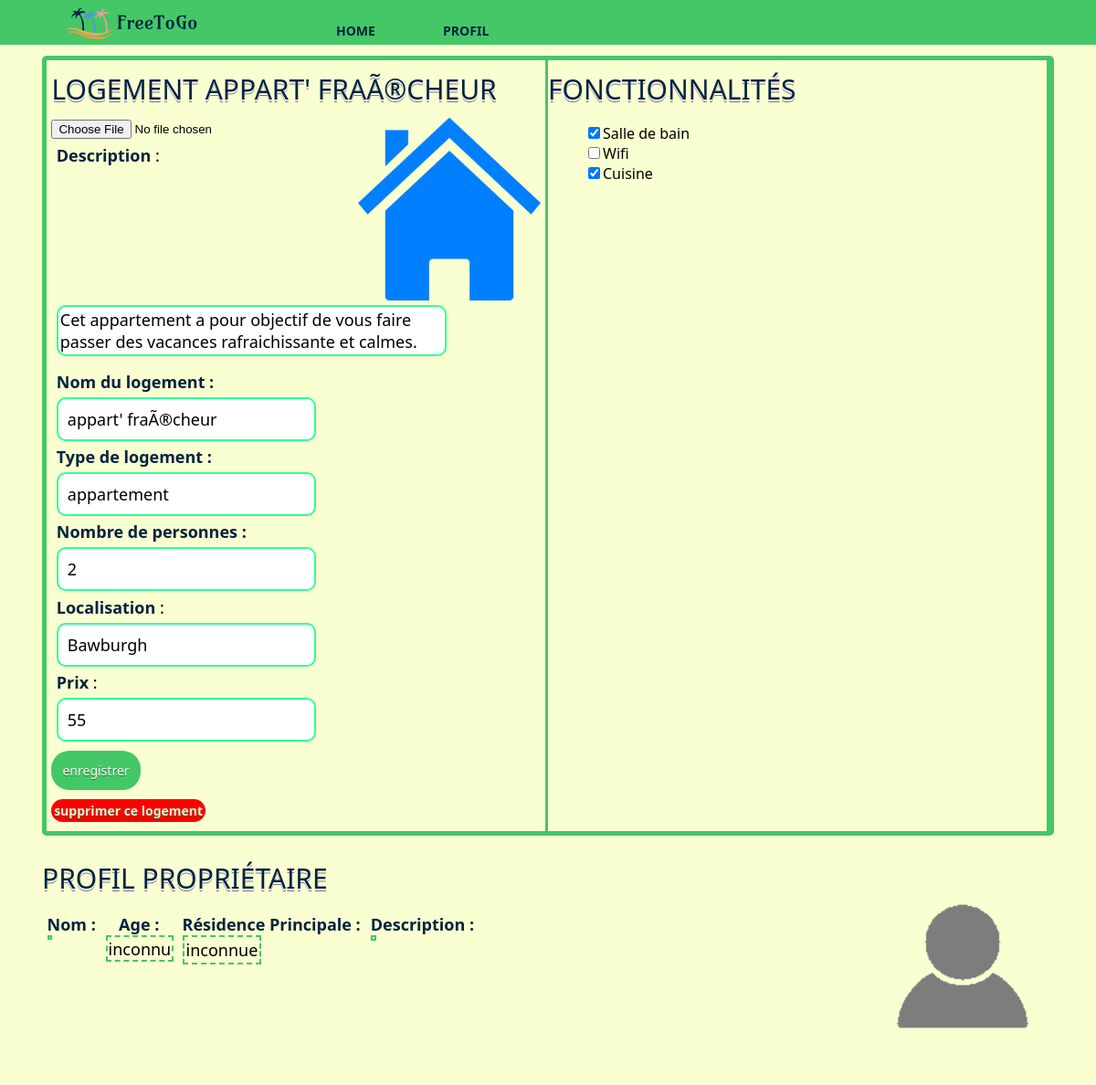
Page /modifierLogement.php?idLogement=4 on the committed database.
### tables this page shows
CREATE TABLE IF NOT EXISTS `logement` (
	`idLogement` int(11) NOT NULL AUTO_INCREMENT,
	`prix` int(11) NOT NULL,
	`type` varchar(30) NOT NULL,
	`idClient` int(11) NOT NULL,
	`nomLogement` varchar(30) NOT NULL,
	`effectif` int(11) DEFAULT NULL,
	`adresse` varchar(90) DEFAULT NULL,
	`photo` varchar(50) DEFAULT NULL,
	`description` varchar(240) DEFAULT NULL,
	`ville` varchar(30) DEFAULT NULL,
	`pays` varchar(30) DEFAULT NULL,
	`wifi` BOOL DEFAULT FALSE,
	`cuisine` BOOL DEFAULT FALSE,
	`salledebain` BOOL DEFAULT FALSE,
	FOREIGN KEY (`idClient`) REFERENCES client(`idClient`),
	PRIMARY KEY (`idLogement`)
);

### public_html/include/fonctions.php (called while the page is built, shortened)
<?php
function gererPhoto($donnees, $attribut, $imageParDefaut){
  if($donnees[$attribut]==NULL){
    $photo=$imageParDefaut;
  }else{
    $photo=$donnees[$attribut];
  }
  return $photo;
}
?>

### public_html/modifierLogement.php (the view, shortened to what this page needs)
<!doctype html>
<html lang="fr">
<head>
  <link rel="stylesheet" type="text/css" href="css/common.css" />
  <link rel="stylesheet" type="text/css" href="css/pageLogement.css" />
</head>
<body>
  <?php include('include/header.html'); require_once('include/fonctions.php'); ?>
  <div class="main">
    <?php
    if (isset($_GET["idLogement"])){
        $bd = seConnecterABD();
        $reponse=$bd->query('SELECT * FROM logement WHERE idLogement ="'.$_GET["idLogement"].'";');
        $donnees = $reponse->fetch();
    }elseif(isset($_POST["idLogement"])){
      $bd = seConnecterABD();
      $reponse=$bd->query('SELECT * FROM logement WHERE idLogement ="'.$_POST["idLogement"].'";');
      $donnees = $reponse->fetch();
    }else{
      echo '<script>alert("idLogement !!");</script>';
      die();
    }
    $photo=gererPhoto($donnees,'photo',"/images/logement_default.png");
    ?>
    <div id="container">
      <div class="ligne">
        <div class="colonne" >
          <div id="div_logement" >
            <form method="post" enctype="multipart/form-data">
              <?php
              echo '  <h2>Logement '.$donnees["nomLogement"].'</h2>';
              echo '<input type="file" name="photo" id="photo" />';
              echo '<img src="'.$photo.'" style="float:right;" class="photo" alt="photo du logement"/>';
              ?>
              <div class="attribut">
                <label>Description</label> :<br/>
                <textarea name="description" ><?php echo htmlspecialchars($donnees["description"]);?></textarea>
              </div>
              <div class="attribut">
                <label>Nom du logement :</label>
                <input type="text" name="nomLogement" class="champLogement" value="<?php echo htmlspecialchars($donnees["nomLogement"]);?>" />
              </div>
              <div class="attribut">
                <label>Type de logement :</label>
                <input type="text" name="type" class="champLogement" value="<?php echo htmlspecialchars($donnees["type"]);?>" />
              </div>
              <div class="attribut"><label>Nombre de personnes :</label>
                <input type="text" name="effectif" class="champLogement" value="<?php echo htmlspecialchars($donnees["effectif"]);?>" />
              </div>
              <div class="attribut">
                <label>Localisation</label> : <br/>
                <input type="text" name="ville" class="champLogement" value="<?php echo htmlspecialchars($donnees["ville"]);?>" />
              </div>
              <div class="attribut">
                <label>Prix</label> :
                <input type="text" name="prix" class="champLogement" value="<?php echo htmlspecialchars($donnees["prix"]);?>" />
              </div>
              <input type="submit" name="enregistrer" class="bouton" value="enregistrer" />
            </form>
            <form method="post">
              <input type="submit" name="supprimer" class="bouton" value="supprimer ce logement" style="background-color:red;padding: 0.5%;color: antiquewhite;font-weight: bold;" />
            </form>
          </div>
        </div>
        <div class="colonne">
          <h2>Fonctionnalités</h2>
          <ul id="liste_fonctionnalites">
            <?php
            $wifi = "unchecked";
            $sdb = "unchecked";
            $cuisine = "unchecked";
            if ($donnees["salledebain"]){
              $sdb = "checked";
            }
            if ($donnees["cuisine"]){
              $cuisine = "checked";
            }
            echo '
            <form method="post" enctype="multipart/form-data">
            <input type="checkbox" '.$sdb.'/>Salle de bain
            <br/>
            <input type="checkbox" '.$wifi.'/>Wifi
            <br/>
            <input type="checkbox" '.$cuisine.'/>Cuisine
            </form>';
            ?>
          </ul>
        </div>
      </div>
    </div>
    <div class="ligne">
      <div class="colonne" >
        <h2>Profil Propriétaire</h2>
        <div id="description_proprietaire" style="display:flex;">
          <?php
          $idProprietaire = $donnees["idClient"];
          $reponse2=$bd->query('SELECT * FROM client WHERE idClient ="'.$idProprietaire.'";');
          $donneesProprietaire = $reponse2->fetch();
          ?>
          <div class="attribut">
            <label>Nom : </label>
            <span class="champLogement">
            </span>
          </div>
          <div class="attribut">
            <label>Age : </label>
            <span class="champLogement">
              <?php
              if (!empty($donneesProprietaire["age"])){
                echo $donneesProprietaire["age"];
              }else{
                echo "inconnu";
              }
              ?>
            </span>
          </div>
          <div class="attribut">
            <label>Résidence Principale : </label>
            <span class="champLogement">
              <?php
              if (!empty($donneesProprietaire["adresse"])){
                echo $donneesProprietaire["adresse"];
              }else{
                echo "inconnue";
              }
              ?>
            </span>
          </div>
          <div class="attribut">
            <label>Description :</label>
            <span class="champLogement">
            </span>
          </div>
        </div>
      </div>
      <div class="colonne" style="margin-top:30px">
        <img src="<?php echo gererPhoto($donneesProprietaire, "photoProfil", "./images/profil_default.png"); ?>" style="float:right;margin-left:15%;" class="photo_profil" alt="photo de profil du proprietaire"/>
      </div>
    </div>
  </div>
</body>
</html>

### public_html/css/common.css (style rules this page uses)
:root { --main-font-family:"Segoe UI","Helvetica Neue",Arial,sans-serif; --main-vertFonce : #44c767; --main-vertClair : #2efe9a; --main-bleuFonce : #01233f; }
body { background: #FAFFD1; font-family: var(--main-font-family); font-weight: 400; margin:0; }
#container { border: 5px solid var(--main-vertFonce); border-radius: 5px; margin-top: 15px; margin-bottom: 15px; }
h2 { margin-bottom: 2%; margin-top: 2%; color: var(--main-bleuFonce); font-weight: normal; font-family: var(--main-font-family); font-size: 30px; line-height: 42px; text-transform: uppercase; text-shadow: 0 2px white, 0 3px #777; text-align: left; }
img { float: left; }
.logo { float: center; padding: 5px 0; margin-left: 70px; margin-right: 70px; }
.navbar { overflow: hidden; position: fixed; top: 0; width: 100%; background-color: var(--main-vertFonce); margin-bottom:5px; }
.navbar ul { margin: 0; padding: 0; }
.navbar li { display: inline-block; margin-left: 70px; padding-top: 20px; position: relative; color: var(--main-bleuFonce); font-weight: bold; font-family: var(--main-font-family); }
nav a { color: var(--main-bleuFonce); text-decoration: none; text-transform: uppercase; font-size: 14px; }
nav a::before { content: ''; display: block; height: 5px; background-color: var(--main-bleuFonce); position: absolute; top: 0; width: 0%; transition: all ease-in-out 300ms; }
.bouton { margin-top:5px; margin-bottom:5px; background-color:var(--main-vertFonce); -moz-border-radius:20px; -webkit-border-radius:20px; border-radius:20px; border:1px ; cursor:pointer; color:#ffffff; font-family: var(--main-font-family); font-size:14px; padding:12px 12px; text-shadow:0px 1px 0px #2f6627; }
input[type="text"], input[type="password"],input[type="number"],input[type="date"] { border-radius: 10px; padding: 10px ; font-family: var(--main-font-family); font-size: 1em; margin-top:5px; margin-bottom:5px; border: solid 2px var(--main-vertClair);; }
textarea { border-radius: 10px; font-family: var(--main-font-family); font-size: 1em; margin-top:5px; margin-bottom:5px; border: solid 2px var(--main-vertClair); resize: none; width: 80%; }
.main { margin: 30px; padding: 16px; }
.photo { border-radius: 8px; display: block; margin-left: auto; margin-right: auto; width: 200px; height:200px; }
.photo_profil { border-radius: 8px; display: block; margin-left: auto; margin-right: auto; width: 200px; height: 200px; }
label { font-family: var(--main-font-family); color: var(--main-bleuFonce); font-weight: bold; }
.ligne { display: flex; }
.colonne { flex: 50%; float: left; }

### public_html/css/pageLogement.css (style rules this page uses)
#div_logement { margin-right: 0%; padding : 1%; padding-top: 0%; }
#liste_fonctionnalites { list-style: none; }
.attribut { margin : 1%; font-size: large; }
#description_proprietaire .attribut { text-align: center; }
li { font-size : large; }
.champLogement { border: solid 2px var(--main-vertFonce); border-style:dashed;; display: table; padding: 1%; }
#container .colonne { border-right-style: solid; border-color: #44c767; }

### rows in the picture
logement: nomLogement "APPART' FRAÃ®CHEUR", photo (placeholder picture), description "Cet appartement a pour objectif de vous faire passer des vacances rafraichissante et calmes.", nomLogement "appart' fraÃ®cheur", type "appartement", effectif "2", ville "Bawburgh", prix "55"
